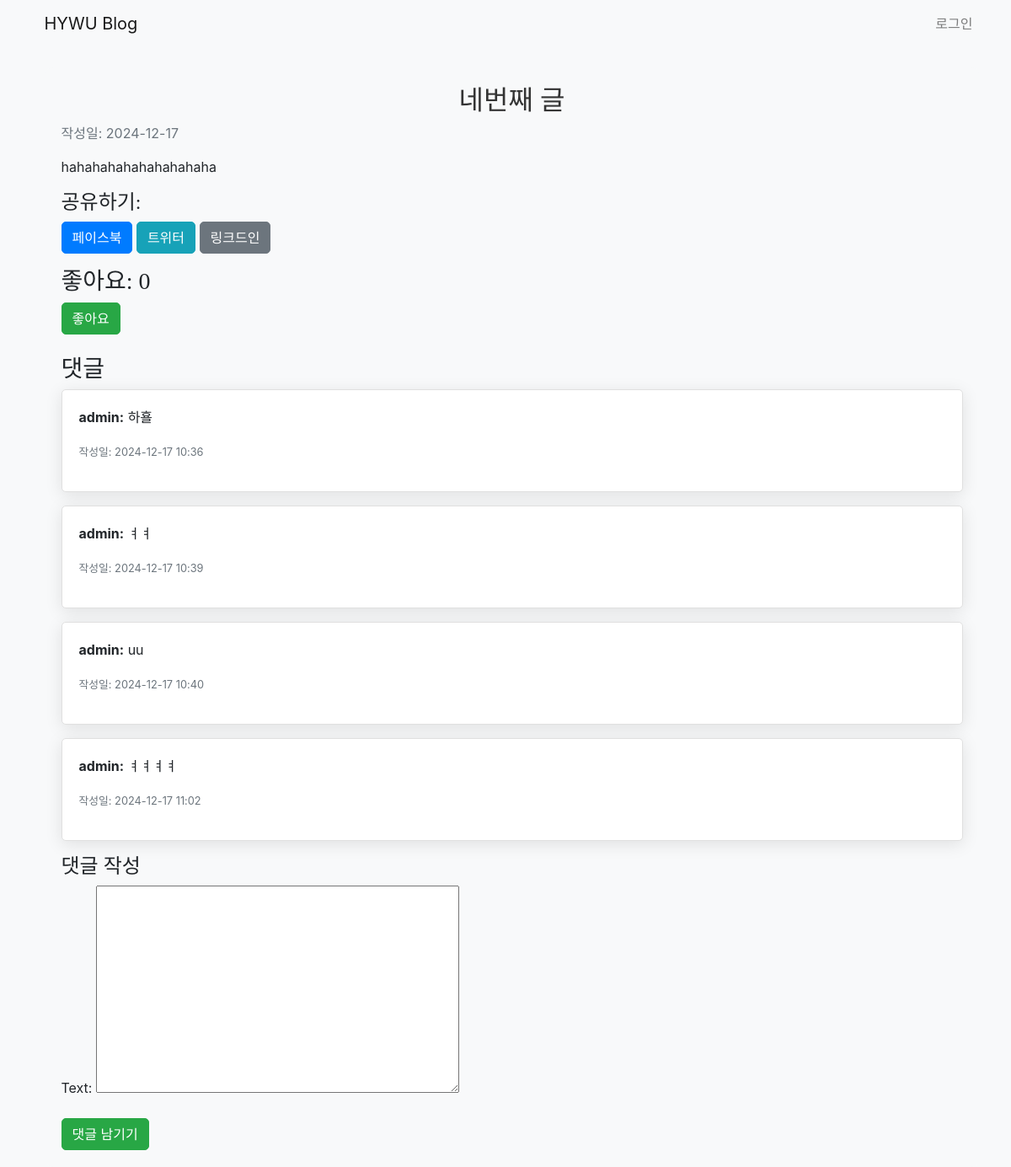
The page /blog/post/5/ on the database its author committed.
### blog/models.py (models this page shows, shortened)
class Post(models.Model):
    author = models.ForeignKey(settings.AUTH_USER_MODEL, on_delete=models.CASCADE)
    title = models.CharField(max_length=200)
    text = models.TextField()
    created_date = models.DateTimeField(default=timezone.now)
    published_date = models.DateTimeField(blank=True, null=True)

class Comment(models.Model):
    post = models.ForeignKey(Post, related_name='comments', on_delete=models.CASCADE)
    author = models.ForeignKey(settings.AUTH_USER_MODEL, on_delete=models.CASCADE)
    text = models.TextField()
    created_date = models.DateTimeField(auto_now_add=True)

### blog/views.py (the view)
# urls.py: path('post/<int:pk>/', views.post_detail, name='post_detail'),
def post_detail(request, pk):
    post = get_object_or_404(Post, pk=pk)
    comments = post.comments.all()  # 해당 게시물의 모든 댓글 가져오기
    likes = request.session.get(f'likes_{post.pk}', 0)
    if request.method == "POST":
        if 'like' in request.POST:
            likes += 1
            request.session[f'likes_{post.pk}'] = likes  # 세션에 좋아요 수 저장
            return redirect('post_detail', pk=post.pk)  # 좋아요 후 페이지 새로 고침
        elif 'comment' in request.POST:
            comment_form = CommentForm(request.POST)
            if comment_form.is_valid():
                comment = comment_form.save(commit=False)
                comment.post = post
                comment.author = request.user  # 현재 로그인한 사용자 설정
                comment.save()
                return redirect('post_detail', pk=post.pk)  # 댓글 작성 후 게시물 상세 페이지로 리다이렉트
    else:
        comment_form = CommentForm()
    return render(request, 'blog/post_detail.html', {
        'post': post,
        'comments': comments,
        'comment_form': comment_form,
        'likes': likes,  # 좋아요 수 전달
    })

### blog/forms.py
class CommentForm(forms.ModelForm):
    class Meta:
        model = Comment
        fields = ('text',)  # 댓글 텍스트 필드만 포함

### blog/templates/blog/post_detail.html (shortened to what this page needs)
{% extends 'blog/base.html' %}
{% block content %}
<div class="container mt-4" style="background-color: #f8f9fa; padding: 20px; border-radius: 10px;">
    <h2 class="text-center">{{ post.title }}</h2>
    <p class="text-muted">작성일: {{ post.published_date|date:"Y-m-d" }}</p>
    <p class="mt-3">{{ post.text|linebreaksbr }}</p>
    <h4>공유하기:</h4>
    <div class="mb-3">
        <a href="https://www.facebook.com/sharer/sharer.php?u={{ request.build_absolute_uri }}" target="_blank" class="btn btn-primary">페이스북</a>
        <a href="https://twitter.com/intent/tweet?url={{ request.build_absolute_uri }}&text={{ post.title }}" target="_blank" class="btn btn-info">트위터</a>
        <a href="https://www.linkedin.com/shareArticle?mini=true&url={{ request.build_absolute_uri }}&title={{ post.title }}" target="_blank" class="btn btn-secondary">링크드인</a>
    </div>
    <h3>좋아요: {{ likes }}</h3>
    <form method="POST" class="mb-4">
        <button type="submit" name="like" class="btn btn-success">좋아요</button>
    </form>
    <h3>댓글</h3>
    <div class="comments-section">
        {% for comment in comments %}
            <div class="card mb-3">
                <div class="card-body">
                    <p><strong>{{ comment.author.username }}:</strong> {{ comment.text }}</p>
                    <p class="text-muted"><small>작성일: {{ comment.created_date|date:"Y-m-d H:i" }}</small></p>
                </div>
            </div>
        {% empty %}
            <p>댓글이 없습니다.</p>
        {% endfor %}
    </div>
    <h4>댓글 작성</h4>
    <form method="POST">
        <div class="form-group">
            {{ comment_form.as_p }}
        </div>
        <button type="submit" name="comment" class="btn btn-success">댓글 남기기</button>
    </form>
</div>
{% endblock %}

### blog/static/blog/style.css (style rules this page uses)
body { padding-left: 15px; background-color: #f8f9fa; }
h1, h2, h3, h4 { font-family: 'Noto Serif KR', cursive; }
.comments-section .card { border: 1px solid #e0e0e0; border-radius: 5px; margin-bottom: 15px; }
.btn { border-radius: 5px; transition: background-color 0.3s; }
body { background-color: #f8f9fa; }
.card { border-radius: 10px; box-shadow: 0 4px 20px rgba(0, 0, 0, 0.1); }
h2 { color: #333; }
.btn-primary { background-color: #007bff; border-color: #007bff; }

### rows shown on the page
Post: title "네번째 글", published_date "2024-12-17", text "hahahahahahahahahaha"
Comment: author.username "admin", text "하횰", created_date "2024-12-17 10:36"
Comment: author.username "admin", text "ㅕㅕ", created_date "2024-12-17 10:39"
Comment: author.username "admin", text "uu", created_date "2024-12-17 10:40"
Comment: author.username "admin", text "ㅕㅕㅕㅕ", created_date "2024-12-17 11:02"

### other values the page prints
{{ likes }} "0"
